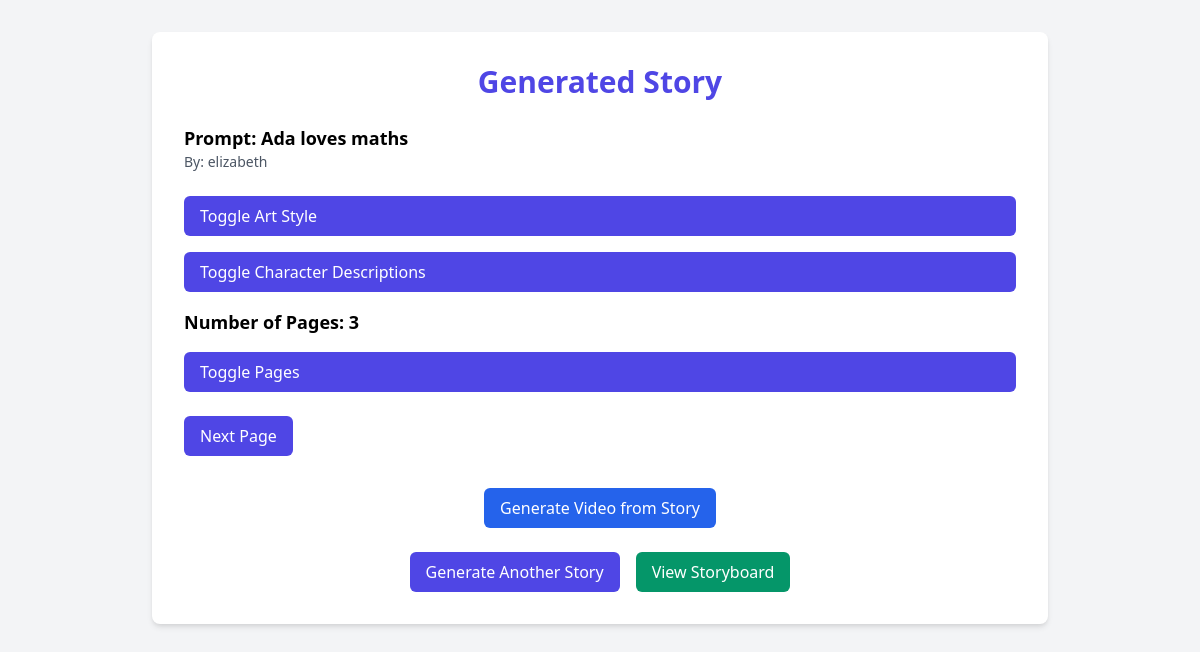
Before: /view_story/1 with the older database file.
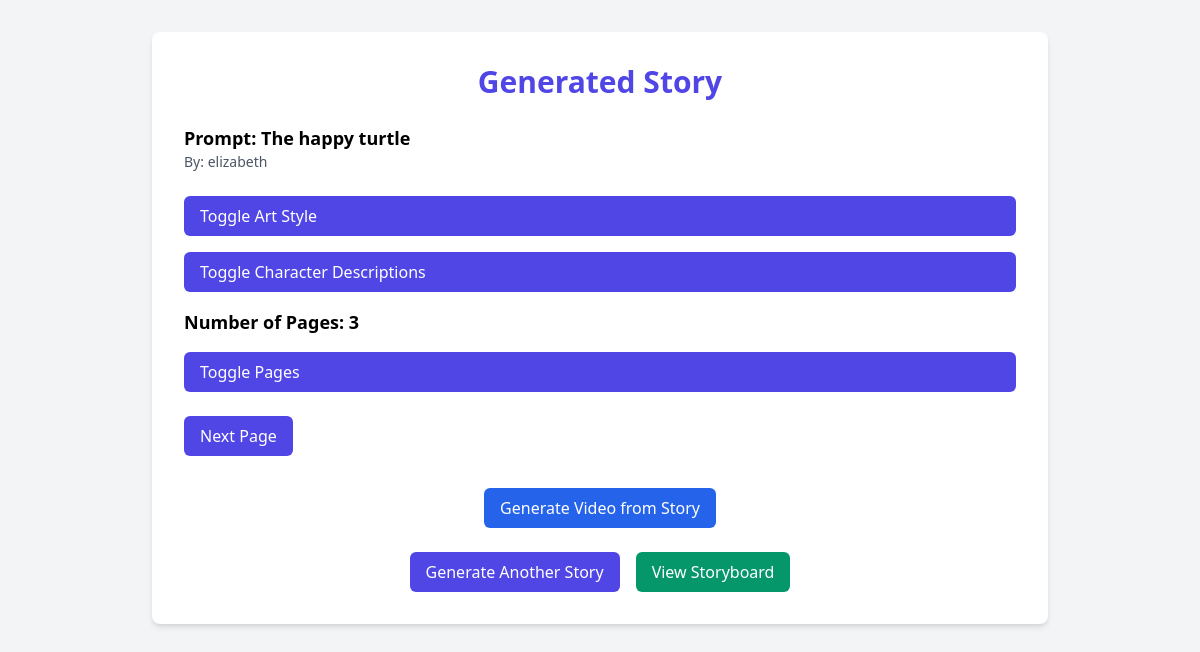
After: the same page with the newer database file.
### tables this page shows
CREATE TABLE stories (
            id INTEGER PRIMARY KEY AUTOINCREMENT,
            user_id INTEGER,
            prompt TEXT NOT NULL,
            num_pages INTEGER NOT NULL,
            style_prompt TEXT,
            character_descriptions TEXT,
            created_at TIMESTAMP DEFAULT CURRENT_TIMESTAMP,
            FOREIGN KEY (user_id) REFERENCES users (id)
        );

### app.py (the view)
@app.route('/view_story/<int:story_id>')
def view_story(story_id):
    conn = create_connection()
    story = None
    creator_name = None  # Initialize creator_name variable
    if conn:
        try:
            cursor = conn.cursor()
            cursor.execute("SELECT prompt, style_prompt, character_descriptions, user_id FROM stories WHERE id = ?", (story_id,))
            story_data = cursor.fetchone()
            if story_data:
                story = {
                    'prompt': story_data[0],
                    'style_prompt': story_data[1],
                    'character_descriptions': story_data[2],
                    'user_id': story_data[3],  # Get user_id from the story
                    'story_text': [],  # Initialize empty list for story text
                    'image_paths': []   # Initialize empty list for image paths
                }
                cursor.execute("SELECT text, image_url FROM story_pages WHERE story_id = ? ORDER BY page_number", (story_id,))
                pages = cursor.fetchall()
                for page in pages:
                    story['story_text'].append(page[0])  # Append the text of the page
                    story['image_paths'].append(page[1])  # Append the image URL of the page
                cursor.execute("SELECT username FROM users WHERE id = ?", (story['user_id'],))
                user_data = cursor.fetchone()
                if user_data:
                    creator_name = user_data[0]  # Get the creator's username
        except Error as e:
            print(f"Error fetching story from database: {e}")
        finally:
            conn.close()
    if not story:
        return redirect(url_for('index'))
    zipped_story = list(zip(story['story_text'], story['image_paths']))
    return render_template('view_story.html',
                           story_id=story_id,
                           zipped_story=zipped_story,
                           prompt=story['prompt'],
                           style_prompt=story['style_prompt'],
                           character_descriptions=story['character_descriptions'],
                           num_pages=len(story['story_text']),
                           creator_name=creator_name)  # Pass the creator's name to the template

### app.py (called while the page is built)
def create_connection():
    conn = None
    try:
        conn = sqlite3.connect(DB_FILE, timeout=10)
        conn.execute("PRAGMA journal_mode=WAL")
        return conn
    except Error as e:
        print(e)
    return conn

### templates/view_story.html (shortened to what this page needs)
<!DOCTYPE html>
<html lang="en">
<head>
    <link href="https://cdn.jsdelivr.net/npm/tailwindcss@2.2.19/dist/tailwind.min.css" rel="stylesheet">
</head>
<body class="bg-gray-100 min-h-screen p-8">
    <div class="max-w-4xl mx-auto bg-white rounded-lg shadow-md p-8">
        <h1 class="text-3xl font-bold mb-6 text-center text-indigo-600">Generated Story</h1>
        <div class="mb-6">
            <p class="text-lg font-semibold"><strong>Prompt:</strong> {{ prompt }}</p>
            <p class="text-sm text-gray-600 mb-2">By: {{ creator_name }}</p>
        </div>
        <div class="mb-4">
            <button onclick="toggleSection('artStyle')" class="w-full text-left bg-indigo-600 text-white py-2 px-4 rounded-md hover:bg-indigo-700">
                Toggle Art Style
            </button>
        </div>
        <div class="mb-4">
            <button onclick="toggleSection('characterDescriptions')" class="w-full text-left bg-indigo-600 text-white py-2 px-4 rounded-md hover:bg-indigo-700">
                Toggle Character Descriptions
            </button>
        </div>
        <p class="text-lg font-semibold mb-4"><strong>Number of Pages:</strong> {{ num_pages }}</p>
        {% if zipped_story|length == 0 %}
            <p class="text-red-500">No pages found for this story.</p>
        {% else %}
            <div class="mb-4">
                <button onclick="toggleSection('pages')" class="w-full text-left bg-indigo-600 text-white py-2 px-4 rounded-md hover:bg-indigo-700">
                    Toggle Pages
                </button>
            </div>
        {% endif %}
        <div class="flex justify-between mt-6">
            <button id="nextButton" onclick="nextPage()" class="bg-indigo-600 text-white py-2 px-4 rounded-md hover:bg-indigo-700 focus:outline-none focus:ring-2 focus:ring-indigo-500 focus:ring-opacity-50">
                Next Page
            </button>
        </div>
        <div class="mt-8 text-center">
            <button onclick="generateVideo()" class="bg-blue-600 text-white py-2 px-4 rounded-md hover:bg-blue-700 focus:outline-none focus:ring-2 focus:ring-blue-500 focus:ring-opacity-50">
                Generate Video from Story
            </button>
        </div>
        <div class="flex justify-center mt-6 space-x-4">
            <a href="{{ url_for('index') }}" class="inline-block bg-indigo-600 text-white py-2 px-4 rounded-md hover:bg-indigo-700 focus:outline-none focus:ring-2 focus:ring-indigo-500 focus:ring-opacity-50">
                Generate Another Story
            </a>
            <a href="{{ url_for('storyboard') }}" class="inline-block bg-green-600 text-white py-2 px-4 rounded-md hover:bg-green-700 focus:outline-none focus:ring-2 focus:ring-green-500 focus:ring-opacity-50">
                View Storyboard
            </a>
        </div>
    </div>
</body>
</html>

Changed rows visible on the page:
changed stories: prompt "Ada loves maths" → "The happy turtle"
